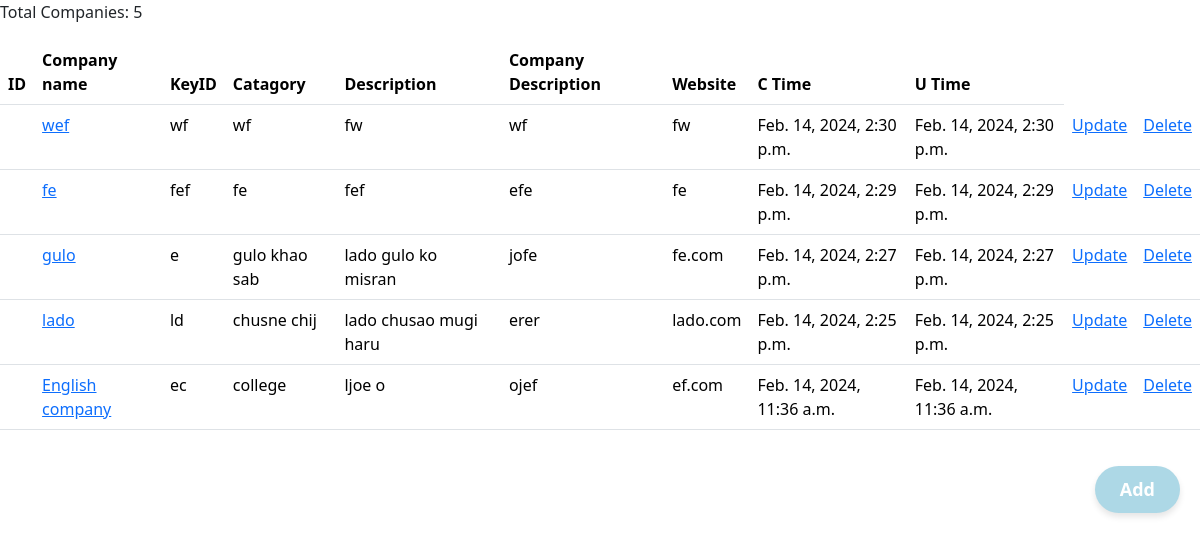
Before: / with the older database file.
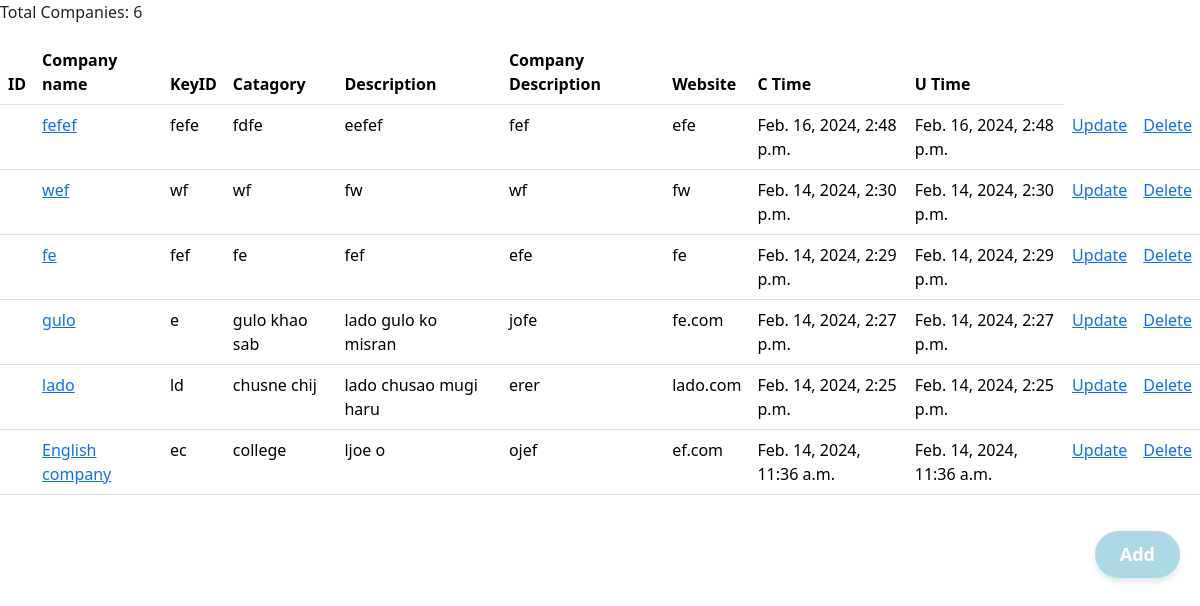
After: the same page with the newer database file.
### Main/models.py (models this page shows, shortened)
class company(models.Model):
    user = models.ForeignKey(User, on_delete=models.SET_NULL, null = True, blank= True)
    name = models.CharField(max_length = 100)
    keyid = models.CharField(max_length = 100)
    catagory = models.CharField(max_length= 100)
    description = models.TextField(null = True, blank = True)
    company_description = models.CharField(max_length = 100)
    website_link = models.CharField(max_length = 100)
    updated = models.DateTimeField(auto_now = True)
    created = models.DateTimeField(auto_now_add = True)
    class Meta:
        ordering = ['-updated', '-created']

### Main/views.py (the view)
# urls.py: path('', home , name = 'home'),
def home (request):
    companies = company.objects.all()
    context = {'company':companies}
    return render(request, 'Main/home.html', context )

### Main/templates/Main/home.html (shortened to what this page needs)
<!DOCTYPE html>
<html lang="en">
<head>
    <link href="https://cdn.jsdelivr.net/npm/bootstrap@5.3.2/dist/css/bootstrap.min.css" rel="stylesheet">
</head>
<body>
<p>Total Companies: {{ company.count }}</p>
    <table class="table">
        <thead>
          <tr>
            <th scope="col">ID</th>
            <th scope="col">Company name</th>
            <th scope="col">KeyID</th>
            <th scope="col">Catagory</th>
            <th scope="col">Description</th>
            <th scope="col">Company Description</th>
            <th scope="col">Website</th>
            <th scope="col">C Time</th>
            <th scope="col">U Time</th>
          </tr>
        </thead>
        <tbody>
            {% for c in company%}
          <tr>
            <th scope="row">{{forloop.count}}</th>
           <td> <a href="{% url 'contact' c.id%}">{{c.name}}</a></td>
            <td>{{c.keyid}}</td>
            <td>{{c.catagory}}</td>
            <td>{{c.description}}</td>
            <td>{{c.company_description}}</td>
            <td>{{c.website_link}}</td>
            <td>{{c.created}}</td>
            <td>{{c.updated}}</td>
            <td><a href="{% url 'cpform_update' c.id%}">Update</a></td>
            <td><a href="{% url 'company_delete' c.id%}">Delete</a></td>
          </tr>
          {% endfor %}
        </tbody>
      </table>
    <div class="button">
        <a href="{% url 'cpform'%}"><button class="cool-add-btn">Add</button></a>
    </div>
</body>
</html>

Changed rows visible on the page:
added company: name "fefef", keyid "fefe", catagory "fdfe", description "eefef", company_description "fef", website_link "efe", created "Feb. 16, 2024, 2:48 p.m.", updated "Feb. 16, 2024, 2:48 p.m."
Other visible differences:
{{ company.count }}: "5" → "6"
